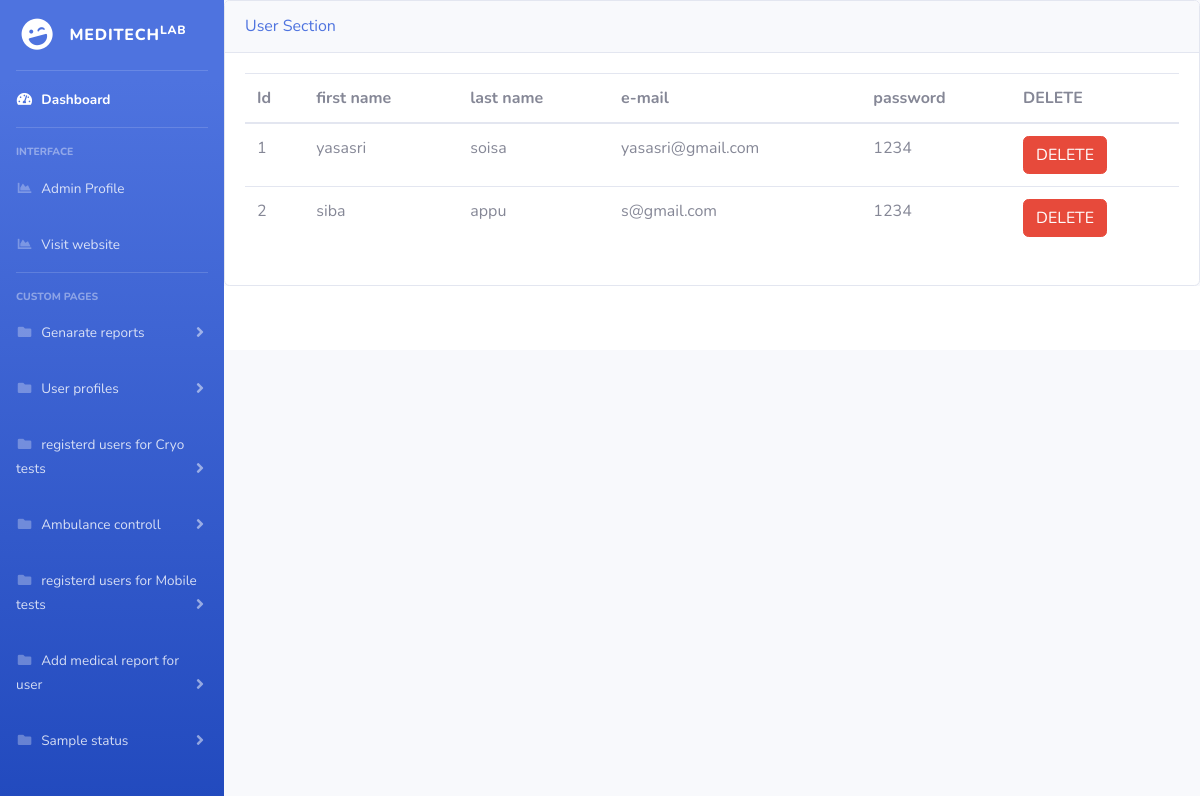
Screenshot of /postupload.php with the database file from the repository.
### tables this page shows
CREATE TABLE `user` (
  `id` int(11) NOT NULL,
  `first_name` varchar(100) NOT NULL,
  `last_name` varchar(100) NOT NULL,
  `email` varchar(100) NOT NULL,
  `password` varchar(100) NOT NULL
);

### postupload.php (the view, shortened to what this page needs)
    <?php
include('includes/header.php');
include('includes/navbar.php');
      ?>
	<div class="card shadow-mb-4">
		<div class="card-header py-3 ">
			<h6 class="m-0 front-weight-bolt text-primary">User Section
			</h6>
		</div>
  <div class="card-body">
  	<div class="table-responsive">
      <?php
     include_once'includes/connection.php';
     $query = "SELECT * FROM user";
     $query_run = mysqli_query($conn,$query);
      ?>
  		<table class="table table-bodered" id="datatable" width="100%" cellspacing="0">
  <thead>
    <tr>
      <th scope="col">Id</th>
      <th scope="col">first name</th>
      <th scope="col">last name</th>
      <th scope="col">e-mail</th>
      <th scope="col">password</th>
      <th scope="col">DELETE</th>
    </tr>
  </thead>
  <tbody>
    <?php
    if(mysqli_num_rows($query_run )>0)
    {
      while ($row=mysqli_fetch_assoc($query_run ))
      {
       ?>
    <tr>
      <td><?php echo $row['id'];       ?>  </td>
      <td><?php echo $row['first_name'];?>  </td>
      <td><?php echo $row['last_name'];       ?>  </td>
      <td><?php echo $row['email'];       ?>  </td>
      <td><?php echo $row['password'];       ?>  </td>
      <td>
          <form action="code.php" method="POST">
           <button type="submit" name="frontpost_deletbtn" class="btn btn-danger">DELETE</button>
           </form>
           </td>
    </tr>
       <?php
     }
   }
   else{
    echo "No record found";
   }
      ?>
  </tbody>
</table>
  	</div>
  </div>
</div>
<?php
include('includes/footer.php');
  ?>

### rows the page displays
user: id "1", first_name "yasasri", last_name "soisa", email "yasasri@gmail.com", password "1234"
user: id "2", first_name "siba", last_name "appu", email "s@gmail.com", password "1234"
